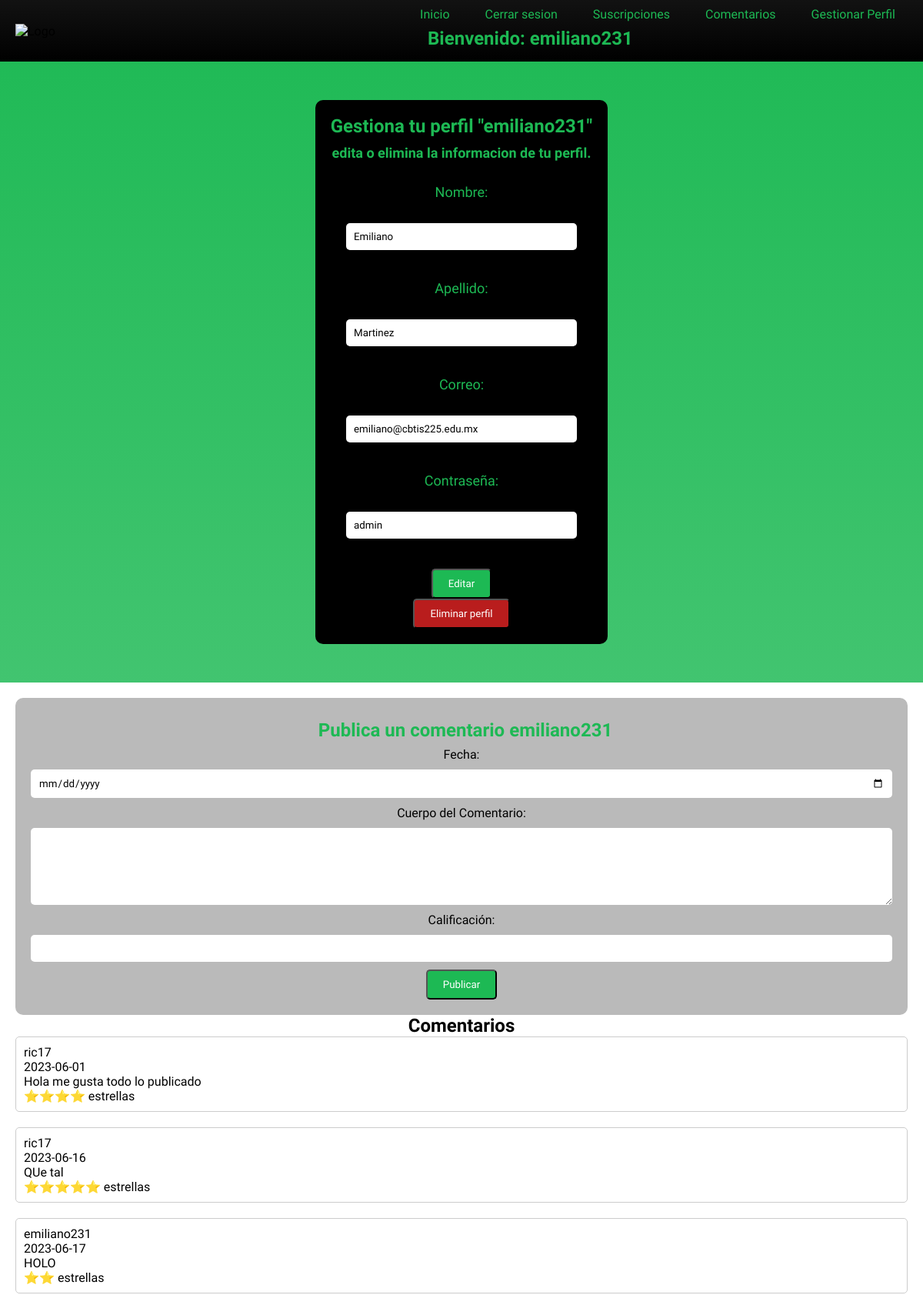
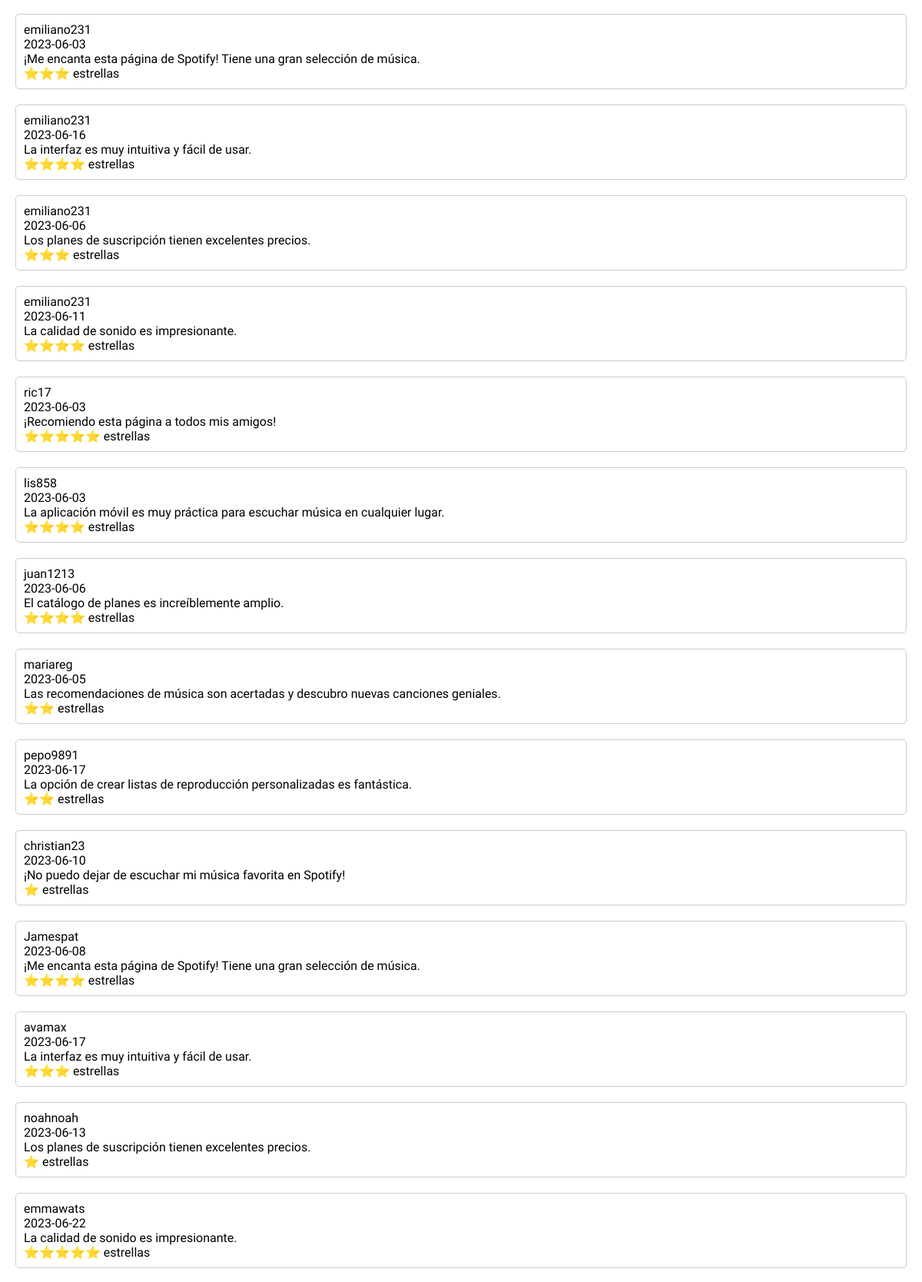
Page /gestion_usario.php (signed in, upper part) on the committed database (2 pictures, top to bottom).
### tables this page shows
CREATE TABLE `usuarios` (
  `id_usuario` int(11) NOT NULL,
  `usuario` varchar(12) NOT NULL,
  `nombre` varchar(70) NOT NULL,
  `apellido` varchar(70) NOT NULL,
  `correo` varchar(300) NOT NULL,
  `contrasena` varchar(12) NOT NULL
);

CREATE TABLE `comentarios` (
  `id_comentario` int(11) NOT NULL,
  `comentario_usuario` int(11) NOT NULL,
  `fecha` date NOT NULL,
  `cuerpo_comentario` varchar(500) NOT NULL,
  `estrellas` int(5) NOT NULL
);

### gestion_usario.php (the view, shortened to what this page needs)
<?php
$servername = "localhost";
$username = "root";
$password = "";
$dbname = "spotify_finalp";
$usuario = $_SESSION['usuario'];
$conn = mysqli_connect($servername, $username, $password, $dbname);
?>
<!DOCTYPE html>
<html>
    <head>
        <link rel="stylesheet" href="styles.css">
    </head>
    <body>
    <header>
        <div class="logo">
            <img src="https://storage.googleapis.com/pr-newsroom-wp/1/2018/11/Spotify_Logo_CMYK_Green.png" alt="Logo">
        </div>
        <div class="buttons">
            <a href="usuario_perfil.php">Inicio</a>
            <a href="logout.php">Cerrar sesion</a>
            <a href="suscripciones.php">Suscripciones</a>
            <a href="comentarios.php">Comentarios</a>
            <a href="gestion_usario.php">Gestionar Perfil</a>
            <h2>Bienvenido: <?php echo $usuario;?></h2>
        </div>
    </header>
    <?php
      $sql = "SELECT * FROM usuarios WHERE usuario = '$usuario'";
      $result = $conn->query($sql);
      if ($result->num_rows > 0) {
          $row = $result->fetch_assoc();
          $nombre = $row['nombre'];
          $apellido = $row['apellido'];
          $correo = $row['correo'];
          $contrasena = $row['contrasena'];
      } else {
          echo "No se encontraron datos para el perfil.";
          exit();
      }
    ?>
    <section class="contact-section">
    <form action="<?php echo $_SERVER['PHP_SELF']; ?>" method="POST">
        <h1 class="form-title">Gestiona tu perfil "<?php echo $usuario?>"</h1>
        <h3 class="form-subtitle">edita o elimina la informacion de tu perfil.</h3>
        <label class="form-subtitle" for="nombre">Nombre:</label>
        <input type="text" name="nombre" value="<?php echo $nombre; ?>"><br>
        <label class="form-subtitle" for="apellido">Apellido:</label>
        <input type="text" name="apellido" value="<?php echo $apellido; ?>"><br>
        <label class="form-subtitle" for="correo">Correo:</label>
        <input type="email" name="correo" value="<?php echo $correo; ?>"><br>
        <label class="form-subtitle" for="contrasena">Contraseña:</label>
        <input type="text" name="contrasena" value="<?php echo $contrasena; ?>"><br>
            <button name="editar" type="submit" class="submit-button">Editar</button>
            <button name="eliminar" type="submit" class="delete-button">Eliminar perfil</button>
        </form>
    </section>
    <section id="comentarios-section">
    <form action="<?php echo $_SERVER['PHP_SELF']; ?>" method="POST">
        <h2>Publica un comentario <?php echo $usuario; ?></h2>
        <label for="fecha">Fecha:</label>
        <input type="date" name="fecha" id="fecha" required>
        <label for="cuerpo_comentario">Cuerpo del Comentario:</label>
        <textarea name="cuerpo_comentario" id="cuerpo_comentario" required></textarea>
        <label for="estrellas">Calificación:</label>
        <input type="number" name="estrellas" id="estrellas" min="1" max="5" required>
        <button name="publicar" type="submit" class="submit-button">Publicar</button>
    </form>
        <h1>Comentarios</h1>
        <?php
        $query_cc = "SELECT * FROM comentarios";
        $result_cc = mysqli_query($conn, $query_cc);
        while ($rowcc = mysqli_fetch_assoc($result_cc)) {
            $comentario_usuario= $rowcc['comentario_usuario'];
            $fecha = $rowcc['fecha'];
            $cuerpoComentario = $rowcc['cuerpo_comentario'];
            $estrellas = $rowcc['estrellas'];
            $estrellasHtml = '';
            for ($i = 1; $i <= $estrellas; $i++) {
                $estrellasHtml .= '⭐';
            }
            ?>
            <div class="comentario">
                <div class="usuario"><?php
                $queryUsuario = "SELECT usuario FROM usuarios WHERE id_usuario = $comentario_usuario";
                $resultUsuario = mysqli_query($conn, $queryUsuario);
                $rowUsuario = mysqli_fetch_assoc($resultUsuario);
                $usuario = $rowUsuario['usuario'];
                echo $usuario;
                ?>
                </div>
                <div class="fecha"><?php echo $fecha; ?></div>
                <div class="cuerpo"><?php echo $cuerpoComentario; ?></div>
                <div class="estrellas"><?php echo $estrellasHtml; ?> estrellas</div>
            </div>
            <?php
        }
        ?>
    </section>
    </body>
</html>

### styles.css (style rules this page uses)
* { margin:0; padding:0; box-sizing:border-box; font-family: 'Pathway Extreme', sans-serif; transition:.3s; }
body { background: linear-gradient(#1DB954, #FFFFFF); background: -webkit-linear-gradient(#1DB954, #FFFFFF); height: 100%; }
header { background: linear-gradient(to bottom, #121212, #000000); height: 80px; display: flex; align-items: center; justify-content: space-between; padding: 0 20px; }
.logo img { height: 40px; }
.buttons a, h2 { color: #1DB954; text-decoration: none; padding: 8px 16px; margin-left: 10px; }
.buttons a:first-child { margin-left: 0; }
.contact-section { width: 100%; background-color: transparent; display: flex; flex-direction: column; align-items: center; padding: 50px 0; }
.form-title { font-size: 24px; text-align: center; margin-bottom: 10px; color: #1DB954; }
.form-subtitle { font-size: 18px; text-align: center; margin-bottom: 30px; color: #1DB954; }
form { display: flex; flex-direction: column; align-items: center; background-color: #000000; border-radius: 10px; padding: 20px; }
input[type="email"], input[type="text"], input[type="password"], textarea { width: 300px; padding: 10px; margin-bottom: 20px; border: none; border-radius: 5px; }
textarea { height: 100px; }
.submit-button { display: inline-block; background-color: #1DB954; color: #FFFFFF; padding: 10px 20px; text-decoration: none; border-radius: 5px; transition: background-color 0.3s ease; }
.delete-button { display: inline-block; background-color: #b91d1d; color: #FFFFFF; padding: 10px 20px; text-decoration: none; border-radius: 5px; transition: background-color 0.3s ease; }
#comentarios-section form { background-color: #b7b7b7f4; border-radius: 10px; padding: 20px; color: #000000; }
#comentarios-section form h2 { margin-top: 0; }
#comentarios-section form label { display: block; margin-bottom: 10px; }
#comentarios-section form input[type="date"], #comentarios-section form input[type="number"], #comentarios-section form textarea { width: 100%; padding: 10px; border: none; border-radius: 5px; margin-bottom: 10px; }
#comentarios-section { width: 100%; padding: 20px; background-color: #FFFFFF; }
#comentarios-section h1 { text-align: center; }
.comentario { border: 1px solid #CCCCCC; border-radius: 5px; padding: 10px; margin-bottom: 20px; }

### rows in the picture
usuarios: nombre "Emiliano", apellido "Martinez", correo "emiliano@cbtis225.edu.mx", contrasena "admin"
comentarios: comentario_usuario.usuario "ric17", fecha "2023-06-01", cuerpo_comentario "Hola me gusta todo lo publicado", estrellasHtml "⭐⭐⭐⭐"
comentarios: comentario_usuario.usuario "ric17", fecha "2023-06-16", cuerpo_comentario "QUe tal", estrellasHtml "⭐⭐⭐⭐⭐"
comentarios: comentario_usuario.usuario "emiliano231", fecha "2023-06-17", cuerpo_comentario "HOLO", estrellasHtml "⭐⭐"
comentarios: comentario_usuario.usuario "emiliano231", fecha "2023-06-03", cuerpo_comentario "¡Me encanta esta página de Spotify! Tiene una gran selección de música.", estrellasHtml "⭐⭐⭐"
comentarios: comentario_usuario.usuario "emiliano231", fecha "2023-06-16", cuerpo_comentario "La interfaz es muy intuitiva y fácil de usar.", estrellasHtml "⭐⭐⭐⭐"
comentarios: comentario_usuario.usuario "emiliano231", fecha "2023-06-06", cuerpo_comentario "Los planes de suscripción tienen excelentes precios.", estrellasHtml "⭐⭐⭐"
comentarios: comentario_usuario.usuario "emiliano231", fecha "2023-06-11", cuerpo_comentario "La calidad de sonido es impresionante.", estrellasHtml "⭐⭐⭐⭐"
comentarios: comentario_usuario.usuario "ric17", fecha "2023-06-03", cuerpo_comentario "¡Recomiendo esta página a todos mis amigos!", estrellasHtml "⭐⭐⭐⭐⭐"
comentarios: comentario_usuario.usuario "lis858", fecha "2023-06-03", cuerpo_comentario "La aplicación móvil es muy práctica para escuchar música en cualquier lugar.", estrellasHtml "⭐⭐⭐⭐"
comentarios: comentario_usuario.usuario "juan1213", fecha "2023-06-06", cuerpo_comentario "El catálogo de planes es increíblemente amplio.", estrellasHtml "⭐⭐⭐⭐"
comentarios: comentario_usuario.usuario "mariareg", fecha "2023-06-05", cuerpo_comentario "Las recomendaciones de música son acertadas y descubro nuevas canciones geniales.", estrellasHtml "⭐⭐"
comentarios: comentario_usuario.usuario "pepo9891", fecha "2023-06-17", cuerpo_comentario "La opción de crear listas de reproducción personalizadas es fantástica.", estrellasHtml "⭐⭐"
comentarios: comentario_usuario.usuario "christian23", fecha "2023-06-10", cuerpo_comentario "¡No puedo dejar de escuchar mi música favorita en Spotify!", estrellasHtml "⭐"
comentarios: comentario_usuario.usuario "Jamespat", fecha "2023-06-08", cuerpo_comentario "¡Me encanta esta página de Spotify! Tiene una gran selección de música.", estrellasHtml "⭐⭐⭐⭐"
comentarios: comentario_usuario.usuario "avamax", fecha "2023-06-17", cuerpo_comentario "La interfaz es muy intuitiva y fácil de usar.", estrellasHtml "⭐⭐⭐"
comentarios: comentario_usuario.usuario "noahnoah", fecha "2023-06-13", cuerpo_comentario "Los planes de suscripción tienen excelentes precios.", estrellasHtml "⭐"
comentarios: comentario_usuario.usuario "emmawats", fecha "2023-06-22", cuerpo_comentario "La calidad de sonido es impresionante.", estrellasHtml "⭐⭐⭐⭐⭐"

### other values in the picture
$usuario "emiliano231"
